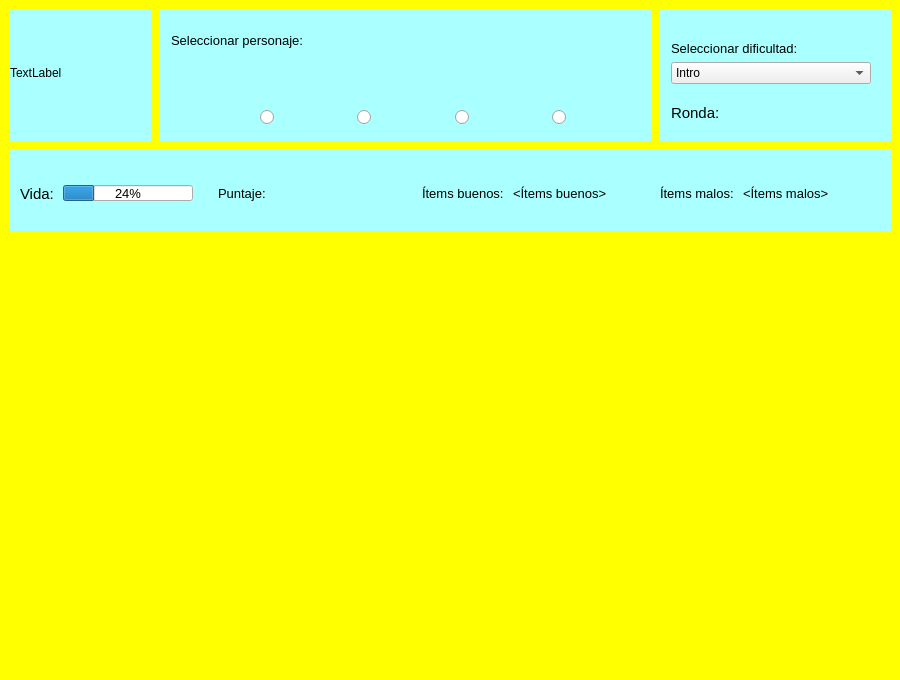
<?xml version="1.0" encoding="UTF-8"?>
<ui version="4.0">
 <class>MainWindow</class>
 <widget class="QMainWindow" name="MainWindow">
  <property name="geometry">
   <rect>
    <x>0</x>
    <y>0</y>
    <width>900</width>
    <height>680</height>
   </rect>
  </property>
  <property name="minimumSize">
   <size>
    <width>900</width>
    <height>680</height>
   </size>
  </property>
  <property name="maximumSize">
   <size>
    <width>900</width>
    <height>900</height>
   </size>
  </property>
  <property name="windowTitle">
   <string>MainWindow</string>
  </property>
  <property name="windowOpacity">
   <double>1.000000000000000</double>
  </property>
  <property name="styleSheet">
   <string notr="true"/>
  </property>
  <widget class="QWidget" name="centralwidget">
   <widget class="QWidget" name="verticalLayoutWidget">
    <property name="geometry">
     <rect>
      <x>10</x>
      <y>10</y>
      <width>881</width>
      <height>661</height>
     </rect>
    </property>
    <layout class="QVBoxLayout" name="verticalLayout" stretch="0,1,4">
     <item>
      <layout class="QHBoxLayout" name="horizontalLayout_2" stretch="1,1,0">
       <property name="sizeConstraint">
        <enum>QLayout::SetMinimumSize</enum>
       </property>
       <item>
        <widget class="QLabel" name="label_logo">
         <property name="minimumSize">
          <size>
           <width>125</width>
           <height>125</height>
          </size>
         </property>
         <property name="maximumSize">
          <size>
           <width>125</width>
           <height>125</height>
          </size>
         </property>
         <property name="text">
          <string>TextLabel</string>
         </property>
         <property name="scaledContents">
          <bool>true</bool>
         </property>
        </widget>
       </item>
       <item>
        <layout class="QVBoxLayout" name="verticalLayout_4">
         <property name="leftMargin">
          <number>30</number>
         </property>
         <item>
          <widget class="QLabel" name="label_11">
           <property name="font">
            <font>
             <pointsize>10</pointsize>
            </font>
           </property>
           <property name="text">
            <string>Seleccionar personaje:</string>
           </property>
          </widget>
         </item>
         <item>
          <layout class="QHBoxLayout" name="horizontalLayout_7">
           <property name="leftMargin">
            <number>50</number>
           </property>
           <property name="rightMargin">
            <number>50</number>
           </property>
           <property name="bottomMargin">
            <number>10</number>
           </property>
           <item>
            <layout class="QVBoxLayout" name="verticalLayout_6">
             <item alignment="Qt::AlignHCenter">
              <widget class="QLabel" name="label_boton_homero">
               <property name="maximumSize">
                <size>
                 <width>40</width>
                 <height>50</height>
                </size>
               </property>
               <property name="text">
                <string/>
               </property>
               <property name="scaledContents">
                <bool>true</bool>
               </property>
              </widget>
             </item>
             <item alignment="Qt::AlignHCenter">
              <widget class="QRadioButton" name="boton_homero">
               <property name="text">
                <string/>
               </property>
              </widget>
             </item>
            </layout>
           </item>
           <item>
            <layout class="QVBoxLayout" name="verticalLayout_9">
             <item alignment="Qt::AlignHCenter">
              <widget class="QLabel" name="label_boton_lisa">
               <property name="minimumSize">
                <size>
                 <width>0</width>
                 <height>0</height>
                </size>
               </property>
               <property name="maximumSize">
                <size>
                 <width>30</width>
                 <height>40</height>
                </size>
               </property>
               <property name="text">
                <string/>
               </property>
               <property name="scaledContents">
                <bool>true</bool>
               </property>
              </widget>
             </item>
             <item alignment="Qt::AlignHCenter">
              <widget class="QRadioButton" name="boton_lisa">
               <property name="text">
                <string/>
               </property>
              </widget>
             </item>
            </layout>
           </item>
           <item>
            <layout class="QVBoxLayout" name="verticalLayout_8">
             <item alignment="Qt::AlignHCenter">
              <widget class="QLabel" name="label_boton_moe">
               <property name="maximumSize">
                <size>
                 <width>40</width>
                 <height>50</height>
                </size>
               </property>
               <property name="text">
                <string/>
               </property>
               <property name="scaledContents">
                <bool>true</bool>
               </property>
              </widget>
             </item>
             <item alignment="Qt::AlignHCenter">
              <widget class="QRadioButton" name="boton_moe">
               <property name="text">
                <string/>
               </property>
              </widget>
             </item>
            </layout>
           </item>
           <item>
            <layout class="QVBoxLayout" name="verticalLayout_7">
             <item alignment="Qt::AlignHCenter">
              <widget class="QLabel" name="label_boton_krusty">
               <property name="maximumSize">
                <size>
                 <width>40</width>
                 <height>50</height>
                </size>
               </property>
               <property name="text">
                <string/>
               </property>
               <property name="scaledContents">
                <bool>true</bool>
               </property>
              </widget>
             </item>
             <item alignment="Qt::AlignHCenter">
              <widget class="QRadioButton" name="boton_krusty">
               <property name="text">
                <string/>
               </property>
              </widget>
             </item>
            </layout>
           </item>
          </layout>
         </item>
        </layout>
       </item>
       <item>
        <layout class="QVBoxLayout" name="verticalLayout_5">
         <property name="leftMargin">
          <number>10</number>
         </property>
         <property name="rightMargin">
          <number>20</number>
         </property>
         <item alignment="Qt::AlignBottom">
          <widget class="QLabel" name="label_12">
           <property name="minimumSize">
            <size>
             <width>200</width>
             <height>0</height>
            </size>
           </property>
           <property name="font">
            <font>
             <pointsize>10</pointsize>
            </font>
           </property>
           <property name="autoFillBackground">
            <bool>false</bool>
           </property>
           <property name="text">
            <string>Seleccionar dificultad:</string>
           </property>
          </widget>
         </item>
         <item>
          <widget class="QComboBox" name="dificultad">
           <property name="editable">
            <bool>false</bool>
           </property>
           <property name="currentText">
            <string>Intro</string>
           </property>
           <item>
            <property name="text">
             <string>Intro</string>
            </property>
           </item>
           <item>
            <property name="text">
             <string>Avanzado</string>
            </property>
           </item>
          </widget>
         </item>
         <item>
          <layout class="QHBoxLayout" name="horizontalLayout_6">
           <item>
            <widget class="QLabel" name="label_4">
             <property name="font">
              <font>
               <pointsize>11</pointsize>
              </font>
             </property>
             <property name="text">
              <string>Ronda:</string>
             </property>
            </widget>
           </item>
           <item>
            <widget class="QLabel" name="label_ronda">
             <property name="font">
              <font>
               <pointsize>11</pointsize>
              </font>
             </property>
             <property name="text">
              <string>&lt;ronda&gt;</string>
             </property>
            </widget>
           </item>
          </layout>
         </item>
        </layout>
       </item>
      </layout>
     </item>
     <item>
      <layout class="QHBoxLayout" name="horizontalLayout" stretch="0,1,0,0,1,0,1,0,1">
       <property name="spacing">
        <number>9</number>
       </property>
       <property name="sizeConstraint">
        <enum>QLayout::SetDefaultConstraint</enum>
       </property>
       <property name="leftMargin">
        <number>10</number>
       </property>
       <property name="rightMargin">
        <number>10</number>
       </property>
       <item>
        <widget class="QLabel" name="label_2">
         <property name="font">
          <font>
           <pointsize>11</pointsize>
          </font>
         </property>
         <property name="text">
          <string>Vida:</string>
         </property>
        </widget>
       </item>
       <item>
        <widget class="QProgressBar" name="barra_vida">
         <property name="sizePolicy">
          <sizepolicy hsizetype="Preferred" vsizetype="Fixed">
           <horstretch>0</horstretch>
           <verstretch>0</verstretch>
          </sizepolicy>
         </property>
         <property name="minimumSize">
          <size>
           <width>130</width>
           <height>16</height>
          </size>
         </property>
         <property name="maximumSize">
          <size>
           <width>130</width>
           <height>16</height>
          </size>
         </property>
         <property name="font">
          <font>
           <pointsize>10</pointsize>
          </font>
         </property>
         <property name="value">
          <number>24</number>
         </property>
        </widget>
       </item>
       <item>
        <widget class="QLabel" name="label_9">
         <property name="text">
          <string/>
         </property>
        </widget>
       </item>
       <item>
        <widget class="QLabel" name="label_3">
         <property name="font">
          <font>
           <pointsize>10</pointsize>
          </font>
         </property>
         <property name="text">
          <string>Puntaje:</string>
         </property>
        </widget>
       </item>
       <item>
        <widget class="QLabel" name="label_puntaje">
         <property name="maximumSize">
          <size>
           <width>16777215</width>
           <height>100</height>
          </size>
         </property>
         <property name="font">
          <font>
           <pointsize>10</pointsize>
          </font>
         </property>
         <property name="text">
          <string>&lt;puntaje&gt;</string>
         </property>
        </widget>
       </item>
       <item>
        <widget class="QLabel" name="label_5">
         <property name="font">
          <font>
           <pointsize>10</pointsize>
          </font>
         </property>
         <property name="text">
          <string>Ítems buenos:</string>
         </property>
        </widget>
       </item>
       <item>
        <widget class="QLabel" name="label_items_buenos">
         <property name="font">
          <font>
           <pointsize>10</pointsize>
          </font>
         </property>
         <property name="text">
          <string>&lt;Ítems buenos&gt;</string>
         </property>
        </widget>
       </item>
       <item>
        <widget class="QLabel" name="label_7">
         <property name="font">
          <font>
           <pointsize>10</pointsize>
          </font>
         </property>
         <property name="text">
          <string>Ítems malos:</string>
         </property>
        </widget>
       </item>
       <item>
        <widget class="QLabel" name="label_items_malos">
         <property name="font">
          <font>
           <pointsize>10</pointsize>
          </font>
         </property>
         <property name="text">
          <string>&lt;Ítems malos&gt;</string>
         </property>
        </widget>
       </item>
      </layout>
     </item>
     <item>
      <widget class="QLabel" name="label_fondo">
       <property name="minimumSize">
        <size>
         <width>0</width>
         <height>350</height>
        </size>
       </property>
       <property name="text">
        <string/>
       </property>
       <property name="textFormat">
        <enum>Qt::AutoText</enum>
       </property>
       <property name="scaledContents">
        <bool>true</bool>
       </property>
      </widget>
     </item>
    </layout>
   </widget>
   <widget class="QLabel" name="fondo_celeste">
    <property name="geometry">
     <rect>
      <x>0</x>
      <y>0</y>
      <width>911</width>
      <height>681</height>
     </rect>
    </property>
    <property name="styleSheet">
     <string notr="true">background-color: rgb(255, 255, 0);</string>
    </property>
    <property name="text">
     <string/>
    </property>
   </widget>
   <widget class="QLabel" name="label">
    <property name="geometry">
     <rect>
      <x>10</x>
      <y>10</y>
      <width>141</width>
      <height>131</height>
     </rect>
    </property>
    <property name="styleSheet">
     <string notr="true">background-color: rgb(170, 255, 255);
border-color: rgb(0, 255, 255);</string>
    </property>
    <property name="text">
     <string/>
    </property>
   </widget>
   <widget class="QLabel" name="label_logo_2">
    <property name="geometry">
     <rect>
      <x>160</x>
      <y>10</y>
      <width>491</width>
      <height>131</height>
     </rect>
    </property>
    <property name="minimumSize">
     <size>
      <width>125</width>
      <height>125</height>
     </size>
    </property>
    <property name="maximumSize">
     <size>
      <width>1000</width>
      <height>1000</height>
     </size>
    </property>
    <property name="styleSheet">
     <string notr="true">background-color: rgb(170, 255, 255);
gridline-color: rgb(170, 170, 255);
border-color: rgb(0, 170, 255);</string>
    </property>
    <property name="text">
     <string/>
    </property>
    <property name="scaledContents">
     <bool>true</bool>
    </property>
   </widget>
   <widget class="QLabel" name="label_6">
    <property name="geometry">
     <rect>
      <x>660</x>
      <y>10</y>
      <width>231</width>
      <height>131</height>
     </rect>
    </property>
    <property name="styleSheet">
     <string notr="true">background-color: rgb(170, 255, 255);</string>
    </property>
    <property name="text">
     <string/>
    </property>
   </widget>
   <widget class="QLabel" name="label_8">
    <property name="geometry">
     <rect>
      <x>10</x>
      <y>150</y>
      <width>881</width>
      <height>81</height>
     </rect>
    </property>
    <property name="styleSheet">
     <string notr="true">background-color: rgb(170, 255, 255);</string>
    </property>
    <property name="text">
     <string/>
    </property>
   </widget>
   <zorder>fondo_celeste</zorder>
   <zorder>label_8</zorder>
   <zorder>label_6</zorder>
   <zorder>label_logo_2</zorder>
   <zorder>label</zorder>
   <zorder>verticalLayoutWidget</zorder>
  </widget>
 </widget>
 <resources/>
 <connections/>
</ui>
